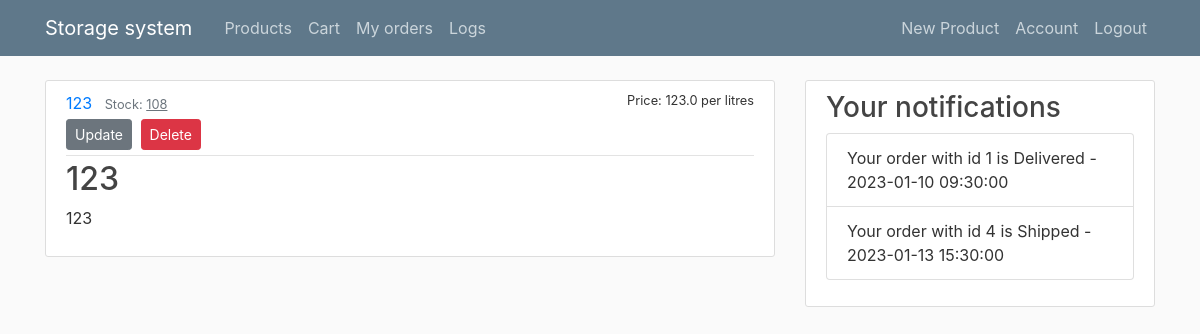
The app's page /product/17 (signed in) with its own data.
### flaskblog/models.py (models this page shows, shortened)
class Product(db.Model):
    id = db.Column(db.Integer, primary_key=True)
    name = db.Column(db.String(20), nullable=False, unique=True)
    category = db.Column(db.String(20), nullable=False)
    price = db.Column(db.Float, nullable=False)
    quantityInStock = db.Column(db.Integer, nullable=False)
    unitOfMeasure = db.Column(db.String(20), nullable=False)
    description = db.Column(db.Text, nullable=False)

class Notification(db.Model):
    id = db.Column(db.Integer, primary_key=True)
    userId = db.Column(db.Integer, db.ForeignKey('user.id'))
    message = db.Column(db.Text, nullable=False)
    timestamp = db.Column(db.DateTime, nullable=False, default=datetime.utcnow)

### flaskblog/products/routes.py (the view)
@products.route("/product/<int:product_id>")
@login_required
def product(product_id):
    product = Product.query.get_or_404(product_id)
    return render_template('product.html', product=product)

### flaskblog/models.py (called while the page is built)
@login_manager.user_loader
def load_user(user_id):
    return User.query.get(int(user_id))

    def has_roles(self, role):
        if isinstance(role, str):
            return role in (role.name for role in self.roles)
        else:
            return role in self.roles

### flaskblog/templates/product.html (shortened to what this page needs)
{% extends "layout.html" %}
{% block content %}
  <article class="media content-section">
    <div class="media-body">
      <div class="product-metadata">
        <a class="mr-2" href="{{ url_for('products.category_products', category=product.category) }}">{{ product.category }}</a>
        <small class="text-muted">Stock: <u>{{ product.quantityInStock }}</u></small>
        <small class="flt-r" {% if product.quantityInStock==0 %}style="color: red;"{% endif %}>{% if product.quantityInStock==0 %}OUT OF STOCK{% else %} Price: {{product.price}} per {{product.unitOfMeasure}}{% endif %}</small>
          {% if current_user.is_authenticated and current_user.has_roles('admin') %}
            <div>
              <a class="btn btn-secondary btn-sm mt-1 mb-1" href="{{ url_for('products.update_product', product_id=product.id) }}">Update</a>
              <button type="button" class="btn btn-danger btn-sm m-1" data-toggle="modal" data-target="#deleteModal">Delete</button>
            </div>
          {% endif %}
      </div>
      <h2 class="product-title">{{ product.name }}</h2>
      <p class="product-content">{{ product.description }}</p>
    </div>
  </article>
{% endblock content %}

### flaskblog/templates/layout.html (shortened to what this page needs)
<!DOCTYPE html>
<html>
<head>
    <link rel="stylesheet" href="https://maxcdn.bootstrapcdn.com/bootstrap/4.0.0/css/bootstrap.min.css">
    <link rel="stylesheet" type="text/css" href="{{ url_for('static', filename='main.css') }}">
</head>
<body>
    <header class="site-header">
      <nav class="navbar navbar-expand-md navbar-dark bg-steel fixed-top">
        <div class="container">
          <a class="navbar-brand mr-4" href="/">Storage system</a>
          <div class="collapse navbar-collapse" id="navbarToggle">
            <div class="navbar-nav mr-auto">
              {% if current_user.is_authenticated %}
                <a class="nav-item nav-link" href="{{ url_for('main.products') }}">Products</a>
                <a class="nav-item nav-link" href="{{ url_for('main.cart') }}">Cart</a>
                <a class="nav-item nav-link" href="{{ url_for('main.orders') }}">My orders</a>
                   {% if current_user.is_authenticated %}
                    {% if current_user.has_roles('admin') %}
                  <a class="nav-item nav-link" href="{{ url_for('logs.get_logs') }}">Logs</a>
                    {% endif %}
                {% endif %}
              {% endif %}
            </div>
            <div class="navbar-nav">
              {% if current_user.is_authenticated %}
                {% if current_user.has_roles('admin') %}
                  <a class="nav-item nav-link" href="{{ url_for('products.new_product') }}">New Product</a>
                {% endif %}
                <a class="nav-item nav-link" href="{{ url_for('users.account') }}">Account</a>
                <a class="nav-item nav-link" href="{{ url_for('users.logout') }}">Logout</a>
              {% else %}
                <a class="nav-item nav-link" href="{{ url_for('users.login') }}">Login</a>
                <a class="nav-item nav-link" href="{{ url_for('users.register') }}">Register</a>
              {% endif %}
            </div>
          </div>
        </div>
      </nav>
    </header>
    <main role="main" class="container">
      <div class="row">
        <div class="col-md-8">
          {% block content %}{% endblock %}
        </div>
      {% if current_user.is_authenticated %}
        <div class="col-md-4">
          <div class="content-section">
            <h3>Your notifications</h3>
              <ul class="list-group">
                 <ul class="list-group">
                    {% for notification in current_user.notifications %}
                        <li class="list-group-item">
                    {{ notification.message }} - {{ notification.timestamp }}
                        </li>
                    {% endfor %}
                </ul>
              </ul>
          </div>
        </div>
      {% endif %}
      </div>
    </main>
</body>
</html>

### flaskblog/static/main.css (style rules this page uses)
body { background: #fafafa; color: #333333; margin-top: 5rem; }
h1, h2, h3, h4, h5, h6 { color: #444444; }
.bg-steel { background-color: #5f788a; }
.site-header .navbar-nav .nav-link { color: #cbd5db; }
.content-section { background: #ffffff; padding: 10px 20px; border: 1px solid #dddddd; border-radius: 3px; margin-bottom: 20px; }
.product-title { color: #444444; }
.product-content { white-space: pre-line; }
.product-metadata { padding-bottom: 1px; margin-bottom: 4px; border-bottom: 1px solid #e3e3e3 }
.flt-r { float: right; }

### records on screen
Product: category "123", quantityInStock "108", price "123.0", unitOfMeasure "litres", name "123", description "123"
Notification: message "Your order with id 1 is Delivered", timestamp "2023-01-10 09:30:00"
Notification: message "Your order with id 4 is Shipped", timestamp "2023-01-13 15:30:00"
